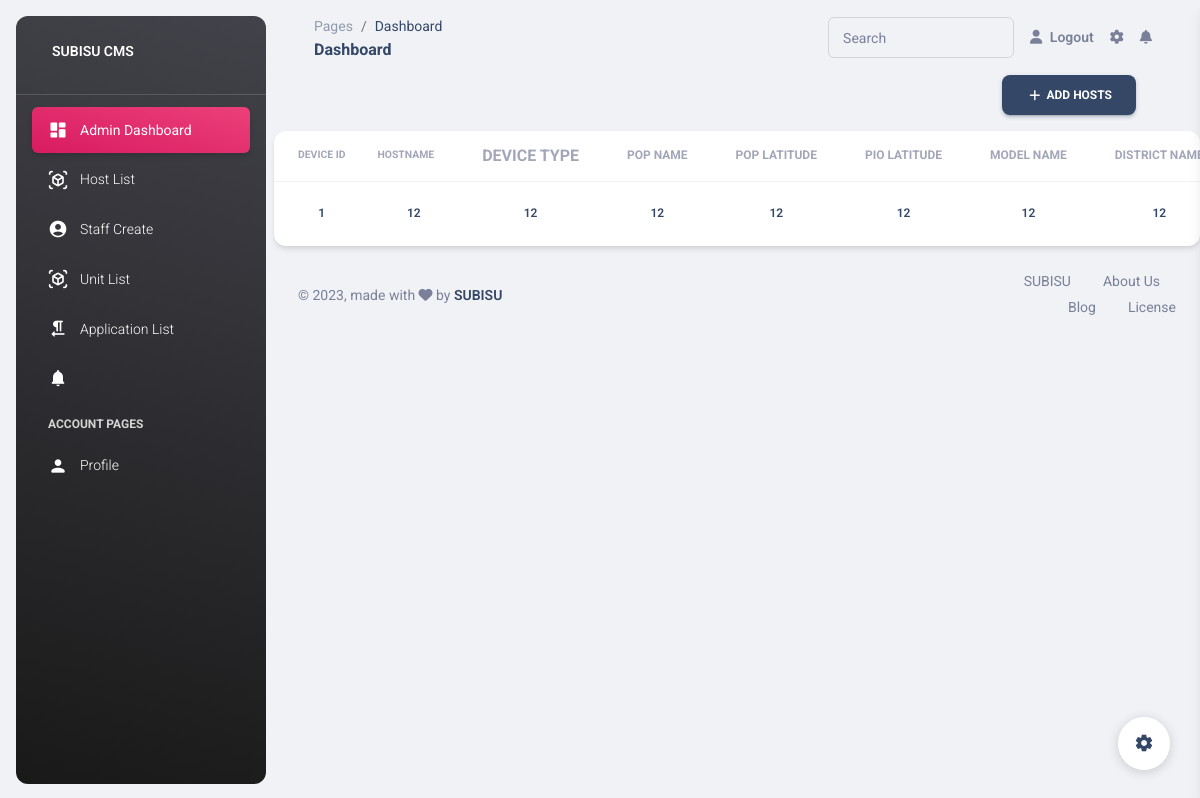
The app's page /hosts/ (signed in) with its own data.
### Models/hosts.py (models this page shows, shortened)
class Hosts(models.Model):
    deviceId = models.IntegerField()
    hostname = models.CharField(max_length=200)
    deviceType = models.CharField(max_length= 200)
    popName = models.CharField(max_length=250)
    popLatitude = models.BigIntegerField()
    pioLatitude = models.BigIntegerField()
    modelName = models.CharField(max_length=250)
    districtname = models.CharField(max_length=250)
    regionName = models.CharField(max_length=250)
    provinceName = models.CharField(max_length=250)
    branchName = models.CharField(max_length=250)
    hyperVisor = models.CharField(max_length=250)

### subisu/views.py (the view)
# urls.py: path('hosts/', hosts, name='hosts'),
@login_required()
def hosts(request):
    hosts = Hosts.objects.all()
    context = {
        'hosts' : hosts
    }
    return render(request, 'subisu/host.html', context)

### templates/subisu/host.html (shortened to what this page needs)
{%extends 'subisu/base.html' %}
{%block start%}
<div class="d-flex justify-content-end  px-6">
  <a class="btn btn-icon btn-3 btn-dark ml-auto" href="{%url 'add_host' %}">
    <span class="btn-inner--icon"><i class="material-icons">add</i></span>
    <span class="btn-inner--text">Add Hosts</span>
  </a>
</div>
<div class="card">
  <div class="table-responsive">
    <table class="table align-items-center mb-0">
      <thead>
        <tr>
            <th class="text-uppercase text-secondary text-xxs font-weight-bolder opacity-7">Device ID</th>
            <th class="text-uppercase text-secondary text-xxs font-weight-bolder opacity-7 ps-2">Hostname</th>
            <th class="text-center text-uppercase text-secondary text-x font-weight-bolder opacity-7">Device Type</th>
            <th class="text-center text-uppercase text-secondary text-xs font-weight-bolder opacity-7">POP Name</th>
            <th class="text-center text-uppercase text-secondary text-xs font-weight-bolder opacity-7">POP Latitude</th>
            <th class="text-center text-uppercase text-secondary text-xs font-weight-bolder opacity-7">PIO Latitude</th>
            <th class="text-center text-uppercase text-secondary text-xs font-weight-bolder opacity-7">Model Name</th>
            <th class="text-center text-uppercase text-secondary text-xs font-weight-bolder opacity-7">District Name</th>
        </tr>
      </thead>
      <tbody>
        {% for host in hosts %}
            <tr>
              <td class="align-middle text-center"><h6 class="mb-0 text-xs">{{ host.deviceId }}</h6></td>
              <td class="align-middle text-center"><h6 class="mb-0 text-xs">{{ host.hostname }}</h6></td>
              <td class="align-middle text-center"><h6 class="mb-0 text-xs">{{ host.deviceType }}</h6></td>
              <td class="align-middle text-center"><h6 class="mb-0 text-xs">{{ host.popName }}</h6></td>
              <td class="align-middle text-center"><h6 class="mb-0 text-xs">{{ host.popLatitude }}</h6></td>
              <td class="align-middle text-center"><h6 class="mb-0 text-xs">{{ host.pioLatitude }}</h6></td>
              <td class="align-middle text-center"><h6 class="mb-0 text-xs">{{ host.modelName }}</h6></td>
              <td class="align-middle text-center"><h6 class="mb-0 text-xs">{{ host.districtname }}</h6></td>
            </tr>
        {% endfor %}
      </tbody>
    </table>
  </div>
</div>
{%endblock%}

### records on screen
Hosts: deviceId "1", hostname "12", deviceType "12", popName "12", popLatitude "12", pioLatitude "12", modelName "12", districtname "12"
